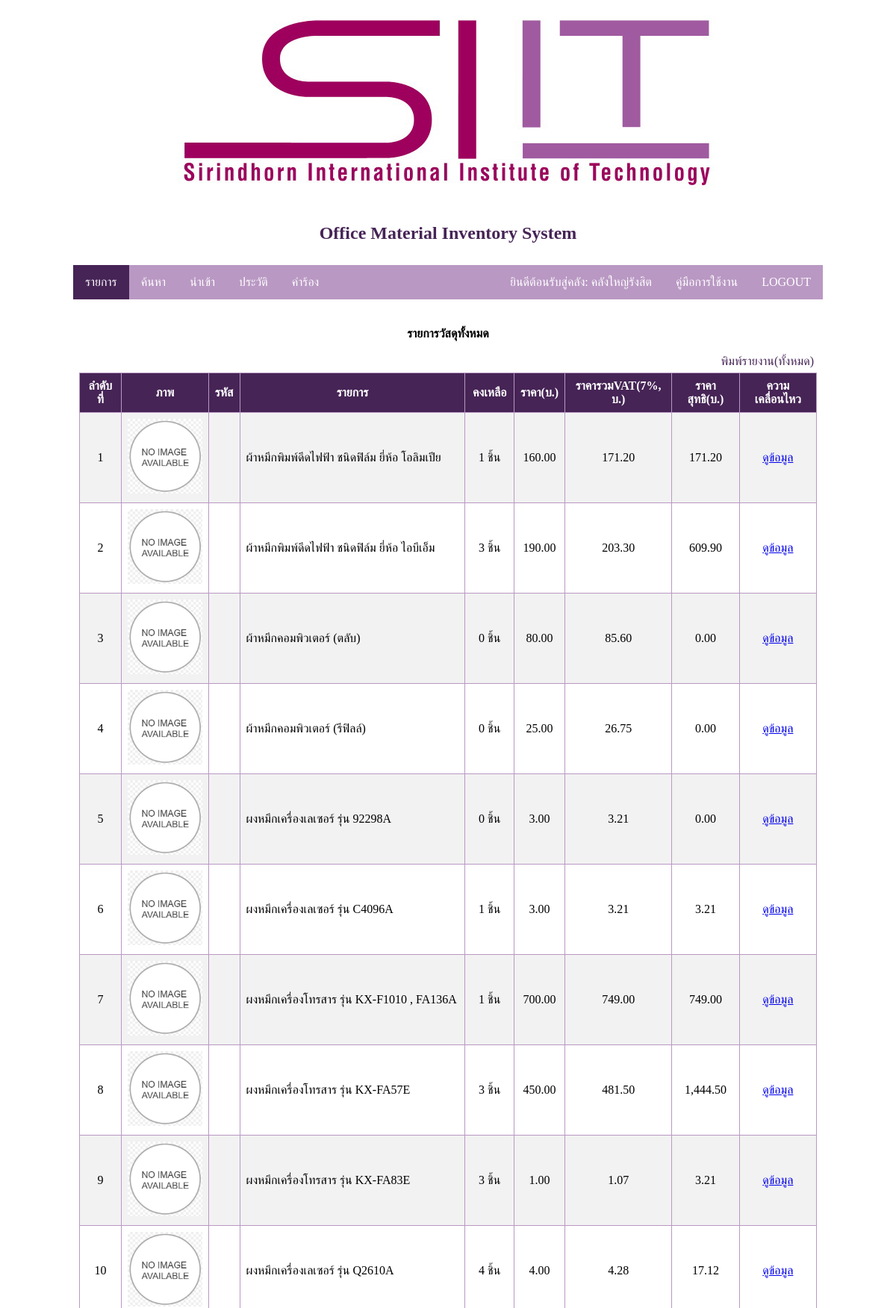
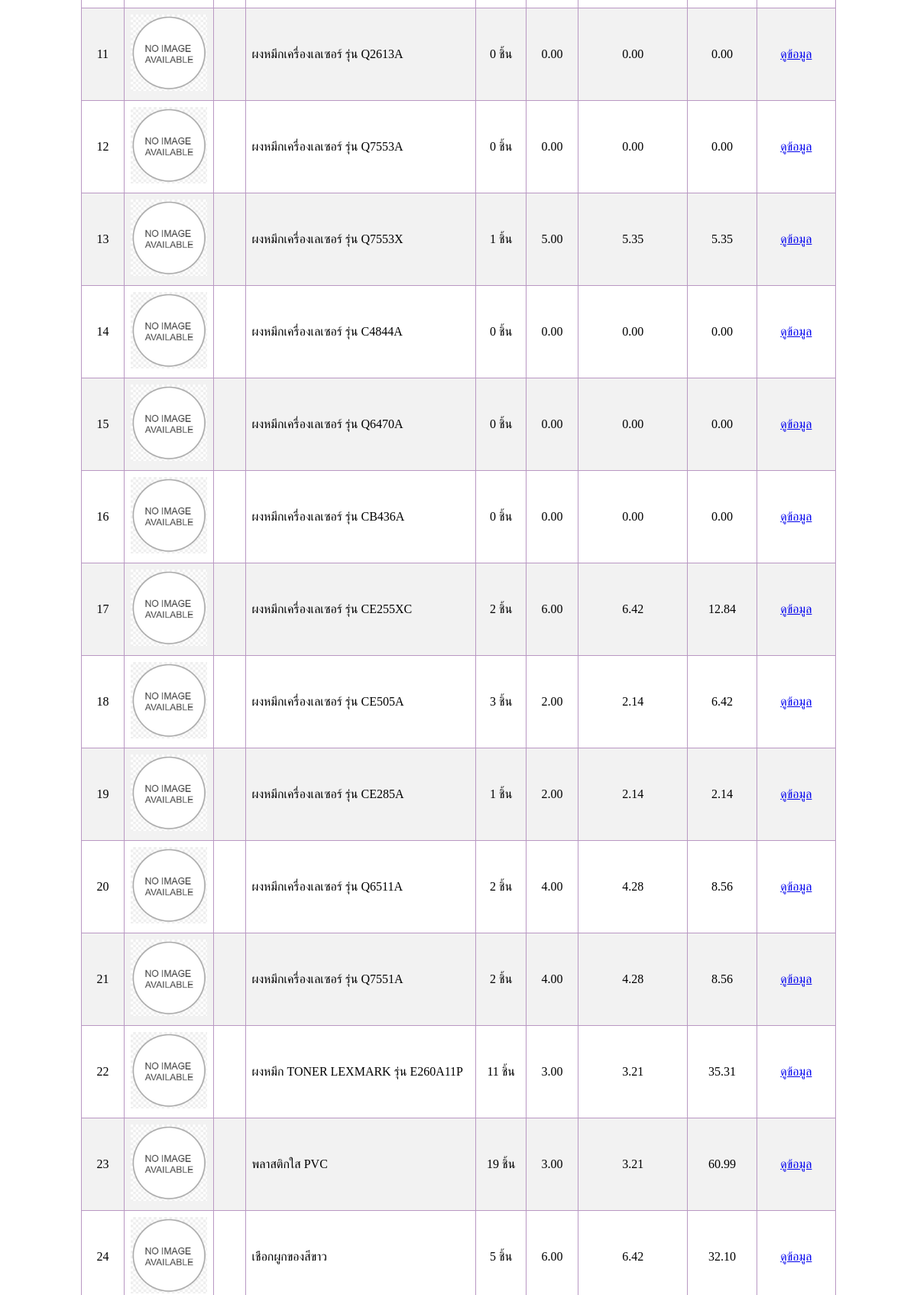
/testshowall.php (signed in, upper part), run on the app's committed database (2 pictures, top to bottom).
### tables this page shows
CREATE TABLE `rs_stock` (
  `ID` int(11) NOT NULL,
  `Pic` varchar(255) NOT NULL,
  `Code` varchar(255) NOT NULL,
  `Full_Name` varchar(255) NOT NULL,
  `QLeft` int(255) NOT NULL,
  `Unit` varchar(255) NOT NULL
);

### testshowall.php (the view, shortened to what this page needs)
<?php
	require_once('connect.php');
	$branch = $_SESSION['ubranch'];
?>
<!DOCTYPE HTML>
<html>
	<head>
		<link rel="stylesheet" type="text/css" href="style.css">
	</head>
	<div id="wrapper">
		<body>
			<div id="div_header" class="noprint">
				<center><img src="logo.jpg" alt="logo"></center>
				<br>
				<center><h1>Office Material Inventory System</center>
			</div>
			<div id="div_subhead">
				<ul>
					<li><a class="active" href="index.php">รายการ</a></li>
					<li><a href="search.php">ค้นหา</a></li>
					<li>
						<div class="dropdown">
						<a href="add.php">นำเข้า</a>
						</div>
					</li>
					<li><a href="selectyearhistory.php">ประวัติ</a></li>
					<li><a href="request.php">คำร้อง</a></li>
					<li style="float:right"><a href="logout.php">LOGOUT</a></li>
					<li style="float:right"><a href="manual.php">คู่มือการใช้งาน</a></li>
					<li style="float:right"><a href="changepass.php">ยินดีต้อนรับสู่คลัง: <?php echo $_SESSION['branchfullname']; ?> </b></a></li>
				</ul>
			</div>
		<div id="div_main">
			<div id="div_content">
				<center><h2>รายการวัสดุทั้งหมด</h2></center>
				<div align="right">
					<button onclick="printpage()" class="button1">พิมพ์รายงาน(ทั้งหมด)</button>
				</div>
				<table id="tb0">
					<tr>
						<th><center>ลำดับที่</center></th>
						<th><center>ภาพ</center></th>
						<th><center>รหัส</center></th>
						<th><center>รายการ</center></th>
						<th><center>คงเหลือ</center></th>
						<th><center>ราคา(บ.)</center></th>
						<th><center>ราคารวมVAT(7%, บ.)</center></th>
						<th><center>ราคาสุทธิ(บ.)</center></th>
						<th><center>ความเคลื่อนไหว</center></th>
					</tr>
					<?php
					$q="select * from $branch";
					$result=$objCon->query($q);
					while($row=$result->fetch_array()){
						$ID = $row['ID'];
						$qq="select detail.CostPerUnit from detail, history where detail.Type = 3 AND history.Type = 3 AND history.From_stock = '$branch' AND detail.Item_ID = $ID AND detail.Order_ID = history.ID ORDER BY Detail_ID DESC LIMIT 1";
						$result1=$objCon->query($qq);
						$row1=$result1->fetch_array();
					?>
					<tr>
						<center>
							<form action="haha.php" method="post">
								<td><center><?=$row['ID']?></center></td>
								<td><center><img src="<?=$row['Pic'] ?>" height="100" width="100"></center></td>
								<td><center><?=$row['Code']?></center></td>
								<td><?=$row['Full_Name']?></td>
								<td><center><?php echo($row['QLeft']." ".$row['Unit']);?></center></td>
								<td><center><?php echo(number_format($row1['CostPerUnit'],2));?></center></td>
								<td><center><?php echo(number_format($row1['CostPerUnit']*1.07,2));?></center></td>
								<td>
									<center>
										<?php
											echo(number_format($row1['CostPerUnit']*(1.07*$row['QLeft']),2));
										?>
									</center>
								</td>
								<td><center><a href="selectyear.php?ID=<?=$row['ID']?>">ดูข้อมูล</a></center></td>
							</form>
						</center>
					</tr>
					<?php } ?>
				</table>
				<br>
			</div>
		</div>
	</div>
	</body>
</html>

### style.css (style rules this page uses)
* { font-size: 100%; font-family: Tahoma; }
#wrapper { margin-left:auto; margin-right:auto; width:85%; }
h1 { display: block; font-size: 1.5em; color: rgb(70,36,86); font-weight: bold; }
body { margin:0px; font-family:sans-serif; }
div#div_main { position:relative; }
div#div_header { padding:0.3em; color:black; }
div#div_subhead { position:relative; padding:0.5em; }
div#div_content { background-color:white; margin-left:0; margin-right:0; padding:1em; min-height: 400px; }
ul { list-style-type: none; margin: 0; padding: 0; overflow: hidden; background-color: rgb(185,152,195); }
li { float: left; }
li a, .dropbtn { display: inline-block; color: white; text-align: center; padding: 14px 16px; text-decoration: none; }
.active { background-color: rgb(70,36,86); }
.button1 { background-color: white; border: none; color: rgb(70,36,86); padding: 2px; text-align: center; text-decoration: none; display: inline-block; font-size: 16px; margin: 4px 2px; cursor: pointer; }
table { border-collapse: collapse; width: 100%; }
th, td { padding: 8px; }
table#tb0 { border-collapse: collapse; width: 100%; height: 100%; }
table#tb0 th, td { text-align: left; padding: 8px; color: black; border: 1px solid rgb(185,152,195); }
table#tb0 tr:nth-child(even) { background-color: #f2f2f2; }
table#tb0 th { background-color: rgb(70,36,86); color: white; }

### data on the page
rs_stock: ID "1", Pic (placeholder picture), Full_Name "ผ้าหมึกพิมพ์ดีดไฟฟ้า ชนิดฟิล์ม ยี่ห้อ โอลิมเปีย", QLeft "1", Unit "ชิ้น", CostPerUnit "160.00", CostPerUnit "171.20", QLeft "171.20"
rs_stock: ID "2", Pic (placeholder picture), Full_Name "ผ้าหมึกพิมพ์ดีดไฟฟ้า ชนิดฟิล์ม ยี่ห้อ ไอบีเอ็ม", QLeft "3", Unit "ชิ้น", CostPerUnit "190.00", CostPerUnit "203.30", QLeft "609.90"
rs_stock: ID "3", Pic (placeholder picture), Full_Name "ผ้าหมึกคอมพิวเตอร์ (ตลับ)", QLeft "0", Unit "ชิ้น", CostPerUnit "80.00", CostPerUnit "85.60", QLeft "0.00"
rs_stock: ID "4", Pic (placeholder picture), Full_Name "ผ้าหมึกคอมพิวเตอร์ (รีฟิลล์)", QLeft "0", Unit "ชิ้น", CostPerUnit "25.00", CostPerUnit "26.75", QLeft "0.00"
rs_stock: ID "5", Pic (placeholder picture), Full_Name "ผงหมึกเครื่องเลเซอร์ รุ่น 92298A", QLeft "0", Unit "ชิ้น", CostPerUnit "3.00", CostPerUnit "3.21", QLeft "0.00"
rs_stock: ID "6", Pic (placeholder picture), Full_Name "ผงหมึกเครื่องเลเซอร์ รุ่น C4096A", QLeft "1", Unit "ชิ้น", CostPerUnit "3.00", CostPerUnit "3.21", QLeft "3.21"
rs_stock: ID "7", Pic (placeholder picture), Full_Name "ผงหมึกเครื่องโทรสาร รุ่น KX-F1010 , FA136A", QLeft "1", Unit "ชิ้น", CostPerUnit "700.00", CostPerUnit "749.00", QLeft "749.00"
rs_stock: ID "8", Pic (placeholder picture), Full_Name "ผงหมึกเครื่องโทรสาร รุ่น KX-FA57E", QLeft "3", Unit "ชิ้น", CostPerUnit "450.00", CostPerUnit "481.50", QLeft "1,444.50"
rs_stock: ID "9", Pic (placeholder picture), Full_Name "ผงหมึกเครื่องโทรสาร รุ่น KX-FA83E", QLeft "3", Unit "ชิ้น", CostPerUnit "1.00", CostPerUnit "1.07", QLeft "3.21"
rs_stock: ID "10", Pic (placeholder picture), Full_Name "ผงหมึกเครื่องเลเซอร์ รุ่น Q2610A", QLeft "4", Unit "ชิ้น", CostPerUnit "4.00", CostPerUnit "4.28", QLeft "17.12"
rs_stock: ID "11", Pic (placeholder picture), Full_Name "ผงหมึกเครื่องเลเซอร์ รุ่น Q2613A", QLeft "0", Unit "ชิ้น", CostPerUnit "0.00", $row1['CostPerUnit']*(1.07*$row['QLeft']) "0.00"
rs_stock: ID "12", Pic (placeholder picture), Full_Name "ผงหมึกเครื่องเลเซอร์ รุ่น Q7553A", QLeft "0", Unit "ชิ้น", CostPerUnit "0.00", $row1['CostPerUnit']*(1.07*$row['QLeft']) "0.00"
rs_stock: ID "13", Pic (placeholder picture), Full_Name "ผงหมึกเครื่องเลเซอร์ รุ่น Q7553X", QLeft "1", Unit "ชิ้น", CostPerUnit "5.00", CostPerUnit "5.35", QLeft "5.35"
rs_stock: ID "14", Pic (placeholder picture), Full_Name "ผงหมึกเครื่องเลเซอร์ รุ่น C4844A", QLeft "0", Unit "ชิ้น", CostPerUnit "0.00", $row1['CostPerUnit']*(1.07*$row['QLeft']) "0.00"
rs_stock: ID "15", Pic (placeholder picture), Full_Name "ผงหมึกเครื่องเลเซอร์ รุ่น Q6470A", QLeft "0", Unit "ชิ้น", CostPerUnit "0.00", $row1['CostPerUnit']*(1.07*$row['QLeft']) "0.00"
rs_stock: ID "16", Pic (placeholder picture), Full_Name "ผงหมึกเครื่องเลเซอร์ รุ่น CB436A", QLeft "0", Unit "ชิ้น", CostPerUnit "0.00", $row1['CostPerUnit']*(1.07*$row['QLeft']) "0.00"
rs_stock: ID "17", Pic (placeholder picture), Full_Name "ผงหมึกเครื่องเลเซอร์ รุ่น CE255XC", QLeft "2", Unit "ชิ้น", CostPerUnit "6.00", CostPerUnit "6.42", QLeft "12.84"
rs_stock: ID "18", Pic (placeholder picture), Full_Name "ผงหมึกเครื่องเลเซอร์ รุ่น CE505A", QLeft "3", Unit "ชิ้น", CostPerUnit "2.00", CostPerUnit "2.14", QLeft "6.42"
rs_stock: ID "19", Pic (placeholder picture), Full_Name "ผงหมึกเครื่องเลเซอร์ รุ่น CE285A", QLeft "1", Unit "ชิ้น", CostPerUnit "2.00", CostPerUnit "2.14", QLeft "2.14"
rs_stock: ID "20", Pic (placeholder picture), Full_Name "ผงหมึกเครื่องเลเซอร์ รุ่น Q6511A", QLeft "2", Unit "ชิ้น", CostPerUnit "4.00", CostPerUnit "4.28", QLeft "8.56"
rs_stock: ID "21", Pic (placeholder picture), Full_Name "ผงหมึกเครื่องเลเซอร์ รุ่น Q7551A", QLeft "2", Unit "ชิ้น", CostPerUnit "4.00", CostPerUnit "4.28", QLeft "8.56"
rs_stock: ID "22", Pic (placeholder picture), Full_Name "ผงหมึก TONER LEXMARK รุ่น E260A11P", QLeft "11", Unit "ชิ้น", CostPerUnit "3.00", CostPerUnit "3.21", QLeft "35.31"
rs_stock: ID "23", Pic (placeholder picture), Full_Name "พลาสติกใส PVC", QLeft "19", Unit "ชิ้น", CostPerUnit "3.00", CostPerUnit "3.21", QLeft "60.99"
rs_stock: ID "24", Pic (placeholder picture), Full_Name "เชือกผูกของสีขาว", QLeft "5", Unit "ชิ้น", CostPerUnit "6.00", CostPerUnit "6.42", QLeft "32.10"

### other printed values
$_SESSION['branchfullname'] "คลังใหญ่รังสิต"
